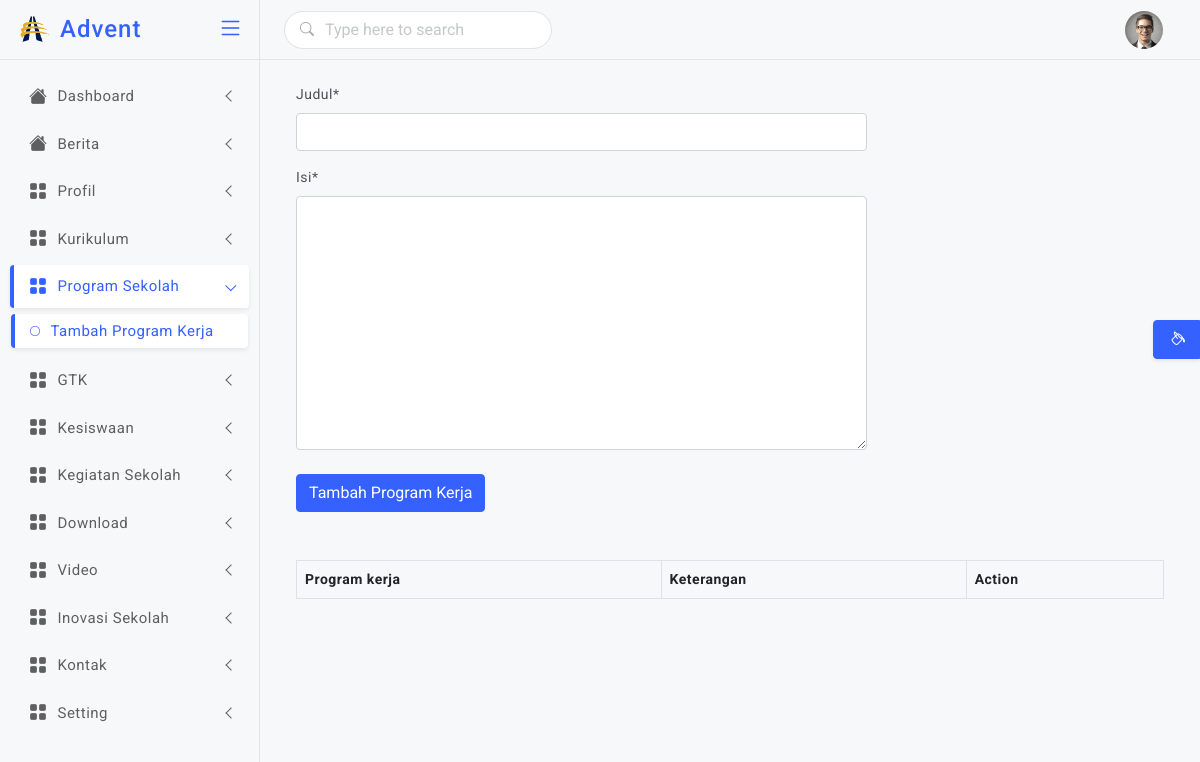
The page /backend/add-programkerja/ (signed in) on the database as committed earlier.
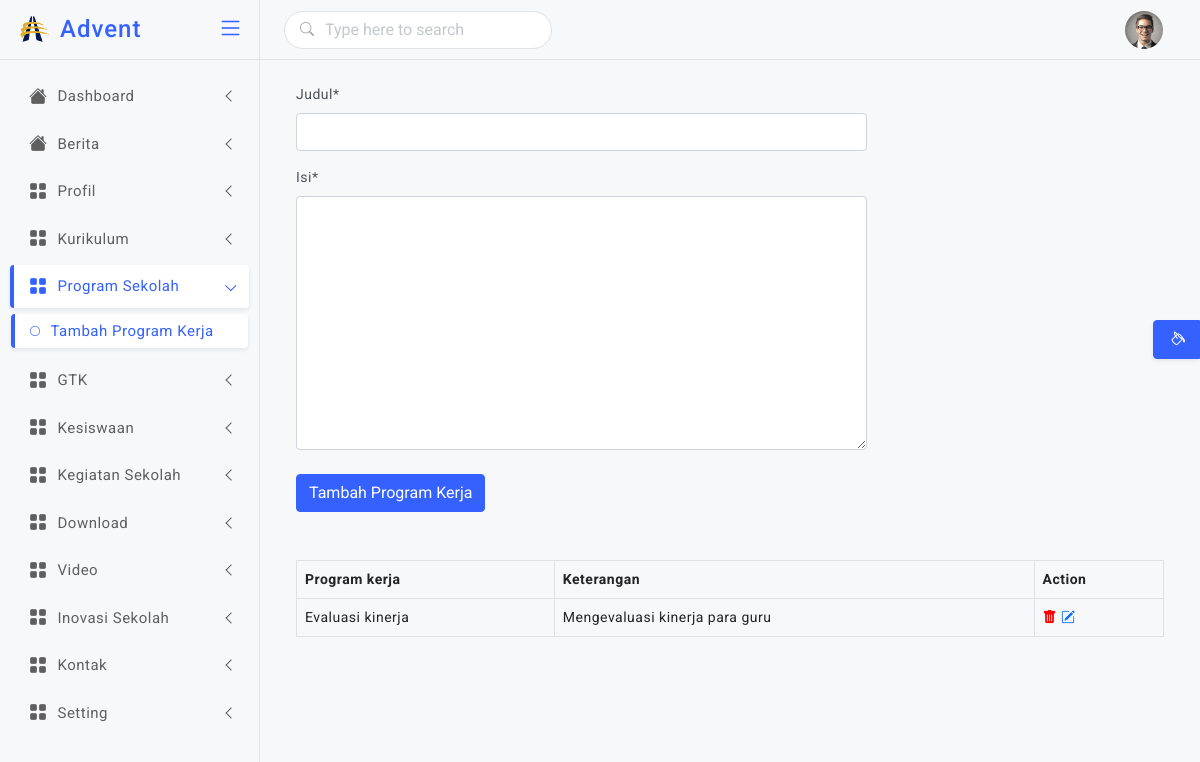
The same page on the database as committed later.
### backend/models.py (models this page shows, shortened)
class ProgramKerja(models.Model):
    judul = models.CharField(max_length=255)
    isi = models.TextField()

### backend/views.py (the view)
# urls.py: path('add-programkerja/',views.addprogramkerja, name='add-programkerja'),
@login_required(login_url=settings.LOGIN_URL)
def addprogramkerja(request):
    programkerja = ProgramKerja.objects.all().order_by('-pk')
    if request.POST:
        form = FormProgramKerja(request.POST)
        if form.is_valid():
            form.save()
            messages.success(request,'Berhasil menambahkan Program Kerja')
            programkerja=ProgramKerja.objects.all()
            form = FormProgramKerja()
            return render(request,'backend/add-programkerja.html',{'form':form,'programkerja':programkerja})
    else:
        programkerja=ProgramKerja.objects.all().order_by('-pk')
        form = FormProgramKerja()
        return render(request,'backend/add-programkerja.html',{'form':form,'programkerja':programkerja})

### backend/forms.py
class FormProgramKerja(ModelForm):
    class Meta:
        model = ProgramKerja
        fields = '__all__'

### backend/templates/backend/add-programkerja.html (shortened to what this page needs)
{% extends "backend/master.html" %}
{% load crispy_forms_tags %}
{% load static %}
{% block dashboard %}
<div class="container">
    <div class="row">
        <div class="col-md-8">
            <form action="{% url 'add-programkerja' %}" method="post" enctype="multipart/form-data">
                {{form | crispy}}
                <button type="submit" class="btn btn-primary mt-2 ">Tambah Program Kerja</button>
            </form>
        </div>
    </div>
    <div class="row py-5">
        <div class="col-md-12">
            <table class="table table-bordered">
                <tr>
                    <th>Program kerja</th>
                    <th>Keterangan</th>
                    <th>Action</th>
                </tr>
                    {% for p in programkerja %}
                <tr>
                    <td>{{p.judul}}</td>
                    <td>{{p.isi}}</td>
                    <th>
                        <a href="{% url 'delete-programkerja' p.id %}"><i class="bi bi-trash-fill" style="color: red;"></i>
                        </a>
                        <a href="{% url 'edit-programkerja' p.id %}"><i class="bi bi-pencil-square"></i></a>
                    </th>
                </tr>
                    {% endfor %}
            </table>
        </div>
    </div>
    </div>
{% endblock dashboard %}

Rows that differ between the two databases and show on the page:
added ProgramKerja: judul "Evaluasi kinerja", isi "Mengevaluasi kinerja para guru"
